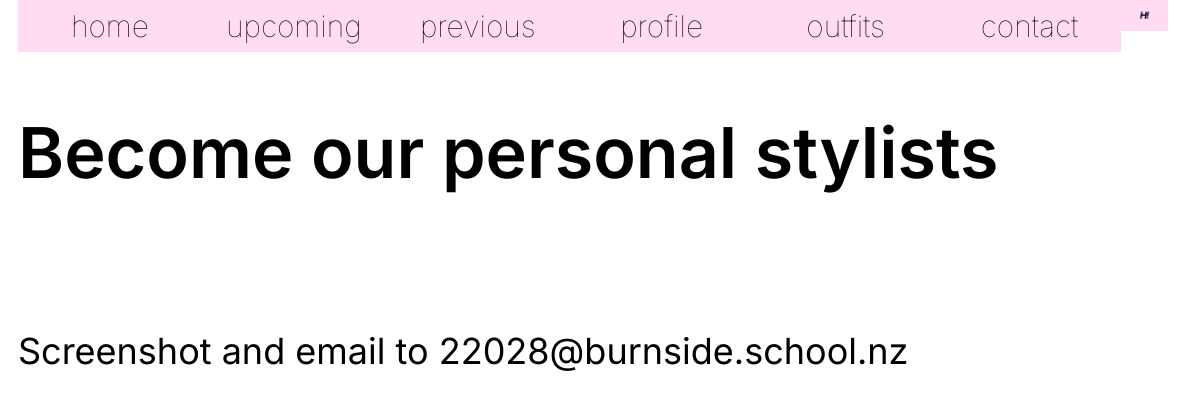
The app's page /outfits, older data.
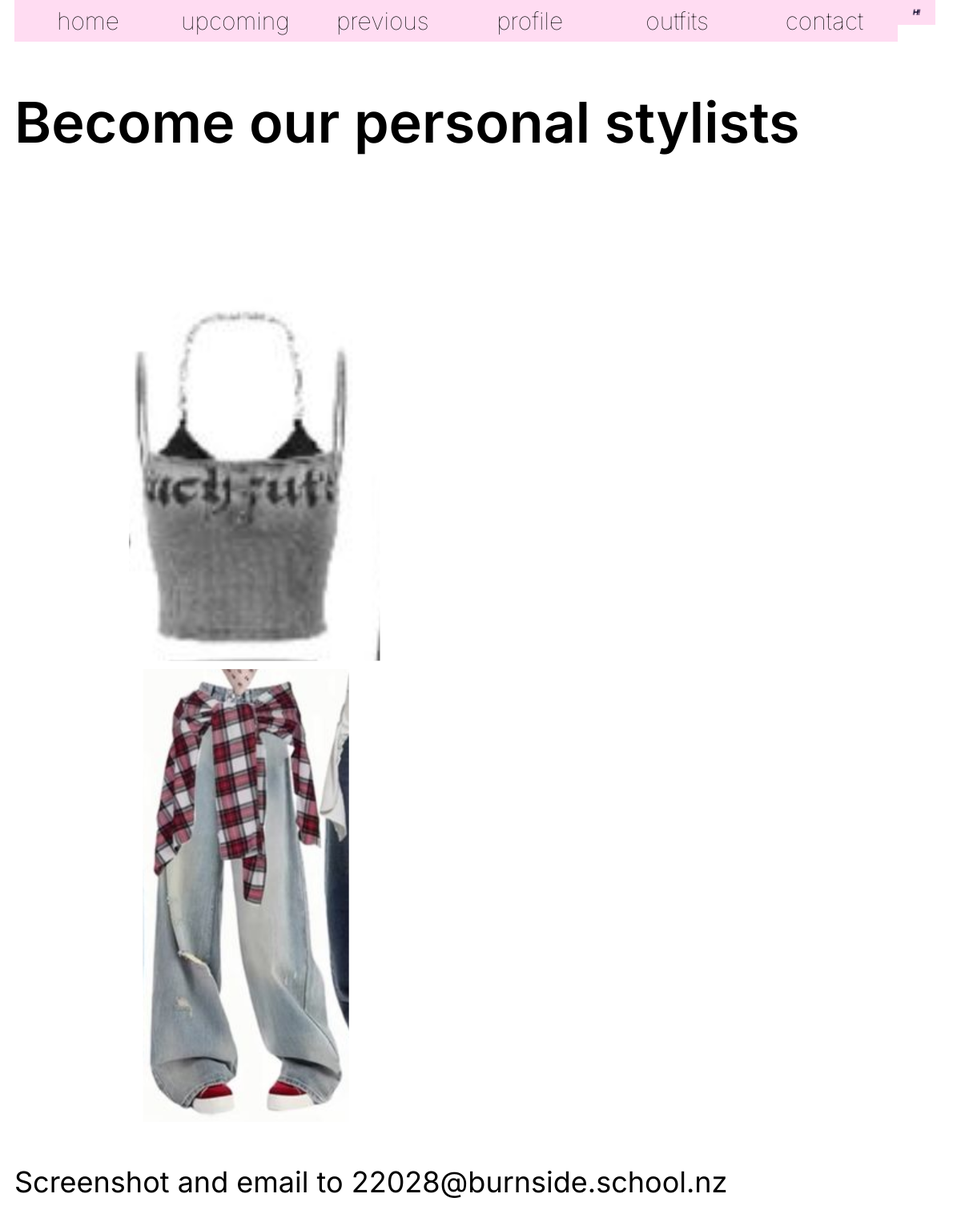
The same page, newer data.
### tables this page shows
CREATE TABLE outfit (id INTEGER PRIMARY KEY AUTOINCREMENT UNIQUE, link TEXT, category TEXT, alt TEXT);

### codewebsite.py (the view)
@app.route('/outfits')
def outfits():
    top = random.randint(1, 22)
    print(top)
    bottom = random.randint(23, 43)
    db = sqlite3.connect(DATABASE)
    cursor = db.cursor()
    sql = "SELECT link FROM outfit WHERE id = ? ;"
    cursor.execute(sql,(top,))
    tops = cursor.fetchone()
    db.close()
    print(tops)
    db = sqlite3.connect(DATABASE)
    cursor = db.cursor()
    sql = "SELECT link FROM outfit WHERE id = ? ;"
    cursor.execute(sql,(bottom,))
    bottoms = cursor.fetchone()
    db.close()
    print(bottoms)
    return render_template('outfits.html', tops=tops, bottoms=bottoms)

### templates/outfits.html
{% extends 'layout.html' %}
{% block body %}
<section class="outfitsinfo">
    <h1>Become our personal stylists</h1>
</section>
<section class="outfits">
    <img src="/static/images/outfits/digi clothes/{{ tops[0] }}" alt="">
</section>
<section class="outfits">
    <img src="/static/images/outfits/digi clothes/{{ bottoms[0] }}" alt="">
</section>
<h3>Screenshot and email to 22028@burnside.school.nz</h3>
{% endblock %}

### templates/layout.html (shortened to what this page needs)
<!DOCTYPE html>
<html lang="en">
<head>
    <link rel="stylesheet" href="w3.css">
    <link rel="stylesheet" href="/static/w3.css">
    <link rel="stylesheet" href="/static/styles.css">
</head>
<div class="w3-bar">
    <a href="/" class="w3-bar-item w3-button w3-hover-pale-blue" style="width:15.8%">home</a>
    <a href="upcoming" class="w3-bar-item w3-button w3-hover-pale-blue" style="width:15.8%">upcoming</a>
    <a href="previous" class="w3-bar-item w3-button w3-hover-pale-blue" style="width:15.8%">previous</a>
    <a href="profile" class="w3-bar-item w3-button w3-hover-pale-blue" style="width:15.8%">profile</a>
    <a href="outfits" class="w3-bar-item w3-button w3-hover-pale-blue" style="width:15.8%">outfits</a>
    <a href="contact" class="w3-bar-item w3-button w3-hover-pale-blue" style="width:15.8%">contact</a>
    <img  src="/static/images/FaviconH.png" alt="logo"class="w3-bar-item" style="width:4%"></img>
  </div>
<body>
    {% block body %}
    {% endblock %}
</body>

### static/w3.css (style rules this page uses)
*,*:before,*:after { box-sizing:inherit }
html { -ms-text-size-adjust:100%;-webkit-text-size-adjust:100% }
body { margin:0 }
article,aside,details,figcaption,figure,footer,header,main,menu,nav,section { display:block }
a { background-color:transparent }
img { border-style:none }
img { vertical-align:middle }
a { color:inherit }
.w3-btn,.w3-button { border:none;display:inline-block;padding:8px 16px;vertical-align:middle;overflow:hidden;text-decoration:none;color:inherit;background-color:inherit;text-align:center;cursor:pointer;white-space:nowrap }
.w3-btn,.w3-button { -webkit-touch-callout:none;-webkit-user-select:none;-khtml-user-select:none;-moz-user-select:none;-ms-user-select:none;user-select:none }
.w3-bar { width:100%;overflow:hidden }
.w3-bar .w3-bar-item { padding:8px 16px;float:left;width:auto;border:none;display:block;outline:0 }
.w3-bar .w3-button { white-space:normal }
.w3-container:after,.w3-container:before,.w3-panel:after,.w3-panel:before,.w3-row:after,.w3-row:before,.w3-row-padding:after,.w3-row-padding:before, .w3-cell-row:before,.w3-cell-row:after,.w3-clear:after,.w3-clear:before,.w3-bar:before,.w3-bar:after { content:"";display:table;clear:both }

### static/styles.css (style rules this page uses)
body { font-family: "Inter", sans-serif; font-weight: 100; margin: auto; width: 97%; }
h1 { font-size: 70px; font-weight: 600; }
h3 { font-size: 36px; font-weight: 400; }
img { width: 100%; }
.w3-bar-item { font-size: 30px; background-color: #ffdcf2; }
.outfits { width: 50%; }

Row changes from the older to the newer data that the page shows:
added outfit: link (picture)
added outfit: link (picture)
